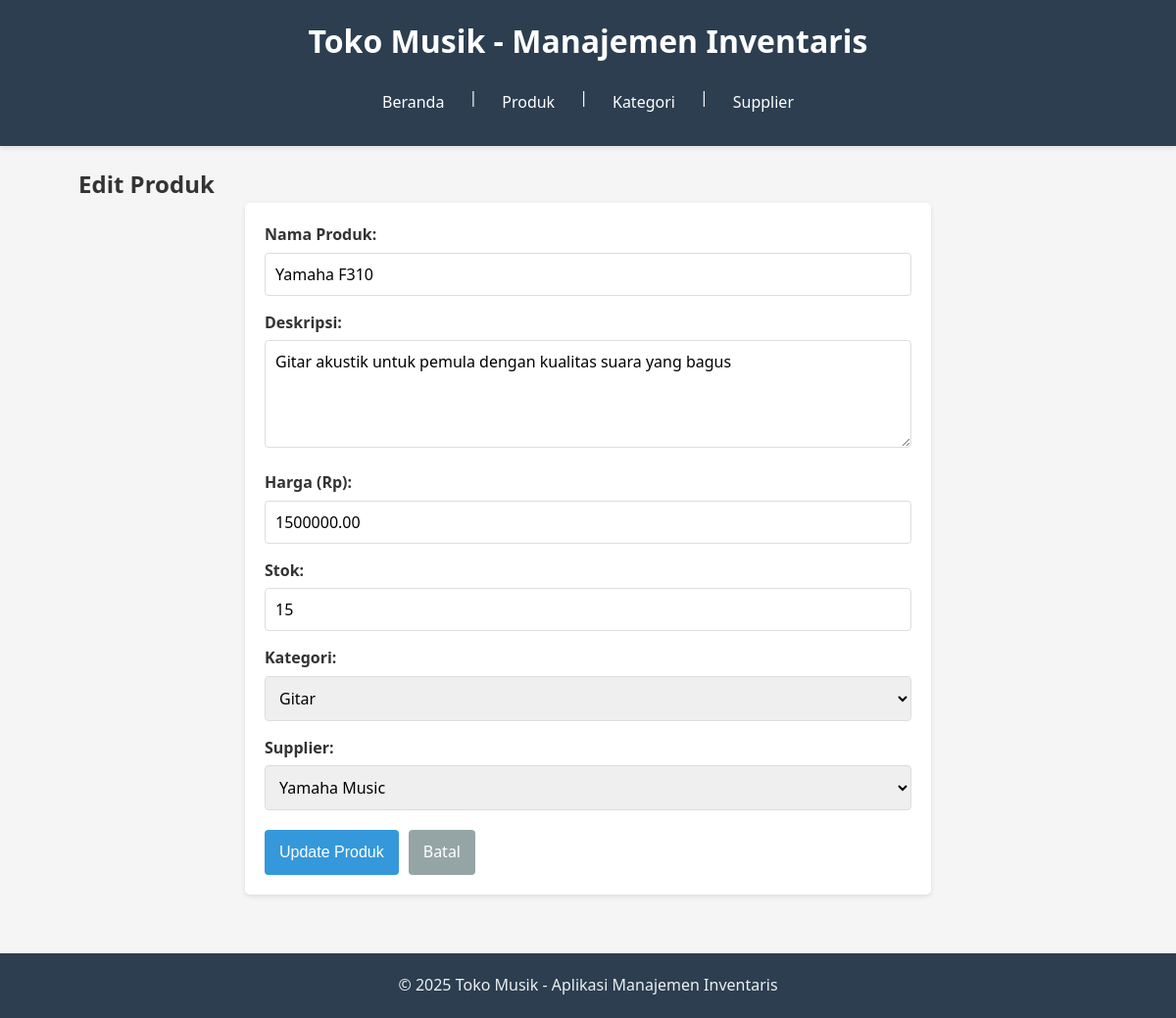
/?page=products&action=edit&id=1, run on the app's committed database.
### tables this page shows
CREATE TABLE products (
    id INT AUTO_INCREMENT PRIMARY KEY,
    name VARCHAR(255) NOT NULL,
    description TEXT,
    price DECIMAL(10,2) NOT NULL,
    stock INT NOT NULL DEFAULT 0,
    category_id INT NOT NULL,
    supplier_id INT NOT NULL,
    FOREIGN KEY (category_id) REFERENCES categories(id),
    FOREIGN KEY (supplier_id) REFERENCES suppliers(id)
);

CREATE TABLE categories (
    id INT AUTO_INCREMENT PRIMARY KEY,
    name VARCHAR(100) NOT NULL,
    description TEXT
);

CREATE TABLE suppliers (
    id INT AUTO_INCREMENT PRIMARY KEY,
    name VARCHAR(100) NOT NULL,
    email VARCHAR(100) UNIQUE,
    phone VARCHAR(20),
    address TEXT
);

### config/db.php (called while the page is built, shortened)
<?php
class Database {
    private $host = "localhost";
    private $username = "root";
    private $password = "";
    private $dbname = "db_music_store";
    public function __construct() {
        try {
            $this->conn = new PDO("mysql:host=$this->host;dbname=$this->dbname", $this->username, $this->password);
        } catch (PDOException $e) {
            echo "Connection failed: " . $e->getMessage();
        }
    }
}
?>

### class/Product.php (called while the page is built, shortened)
<?php
require_once 'config/db.php';
class Product {
    private $db;
    public function __construct() {
        $this->db = (new Database())->conn;
    }
    public function getProductById($id) {
        $stmt = $this->db->prepare("SELECT * FROM products WHERE id = ?");
        $stmt->execute([$id]);
        return $stmt->fetch(PDO::FETCH_ASSOC);
    }
}
?>

### class/Category.php (called while the page is built, shortened)
<?php
require_once 'config/db.php';
class Category {
    private $db;
    public function __construct() {
        $this->db = (new Database())->conn;
    }
    public function getAllCategories() {
        $stmt = $this->db->query("SELECT * FROM categories");
        return $stmt->fetchAll(PDO::FETCH_ASSOC);
    }
}
?>

### class/Supplier.php (called while the page is built, shortened)
<?php
require_once 'config/db.php';
class Supplier {
    private $db;
    public function __construct() {
        $this->db = (new Database())->conn;
    }
    public function getAllSuppliers() {
        $stmt = $this->db->query("SELECT * FROM suppliers");
        return $stmt->fetchAll(PDO::FETCH_ASSOC);
    }
}
?>

### view/product_edit_form.php (the view, shortened to what this page needs)
<?php
$product_id = $_GET['id'];
$product_data = $product->getProductById($product_id);
?>
<h2>Edit Produk</h2>
<form method="POST" class="input-form">
    <div class="form-group">
        <label>Nama Produk:</label>
        <input type="text" name="name" value="<?= htmlspecialchars($product_data['name']) ?>" required>
    </div>
    <div class="form-group">
        <label>Deskripsi:</label>
        <textarea name="description" rows="4"><?= htmlspecialchars($product_data['description']) ?></textarea>
    </div>
    <div class="form-group">
        <label>Harga (Rp):</label>
        <input type="number" step="0.01" name="price" value="<?= $product_data['price'] ?>" required>
    </div>
    <div class="form-group">
        <label>Stok:</label>
        <input type="number" name="stock" value="<?= $product_data['stock'] ?>" required>
    </div>
    <div class="form-group">
        <label>Kategori:</label>
        <select name="category_id" required>
            <?php foreach ($category->getAllCategories() as $c): ?>
                <option value="<?= $c['id'] ?>" <?= ($product_data['category_id'] == $c['id']) ? 'selected' : '' ?>>
                    <?= htmlspecialchars($c['name']) ?>
                </option>
            <?php endforeach; ?>
        </select>
    </div>
    <div class="form-group">
        <label>Supplier:</label>
        <select name="supplier_id" required>
            <?php foreach ($supplier->getAllSuppliers() as $s): ?>
                <option value="<?= $s['id'] ?>" <?= ($product_data['supplier_id'] == $s['id']) ? 'selected' : '' ?>>
                    <?= htmlspecialchars($s['name']) ?>
                </option>
            <?php endforeach; ?>
        </select>
    </div>
    <div class="form-actions">
        <button type="submit" name="update_product">Update Produk</button>
        <a href="?page=products" class="button-link">Batal</a>
    </div>
</form>

### style.css (style rules this page uses)
* { margin: 0; padding: 0; box-sizing: border-box; }
body { font-family: 'Segoe UI', Tahoma, Geneva, Verdana, sans-serif; line-height: 1.6; color: #333; background-color: #f5f5f5; }
form { margin: 20px 0; }
.input-form { background: white; padding: 20px; border-radius: 5px; box-shadow: 0 2px 5px rgba(0, 0, 0, 0.1); max-width: 700px; margin: 0 auto; }
.form-group { margin-bottom: 15px; }
.form-group label { display: block; margin-bottom: 5px; font-weight: bold; }
input[type="text"], input[type="email"], input[type="number"], textarea, select { width: 100%; padding: 10px; border: 1px solid #ddd; border-radius: 4px; font-family: inherit; font-size: 1rem; }
.form-actions { margin-top: 20px; display: flex; gap: 10px; }
button { background-color: #3498db; color: white; border: none; padding: 10px 15px; border-radius: 4px; cursor: pointer; font-size: 1rem; transition: background-color 0.3s; }
.button-link { display: inline-block; padding: 10px 15px; background-color: #95a5a6; color: white; text-decoration: none; border-radius: 4px; transition: background-color 0.3s; }

### data on the page
products: name "Yamaha F310", description "Gitar akustik untuk pemula dengan kualitas suara yang bagus", price "1500000.00", stock "15", category_id "Gitar", supplier_id "Yamaha Music"
